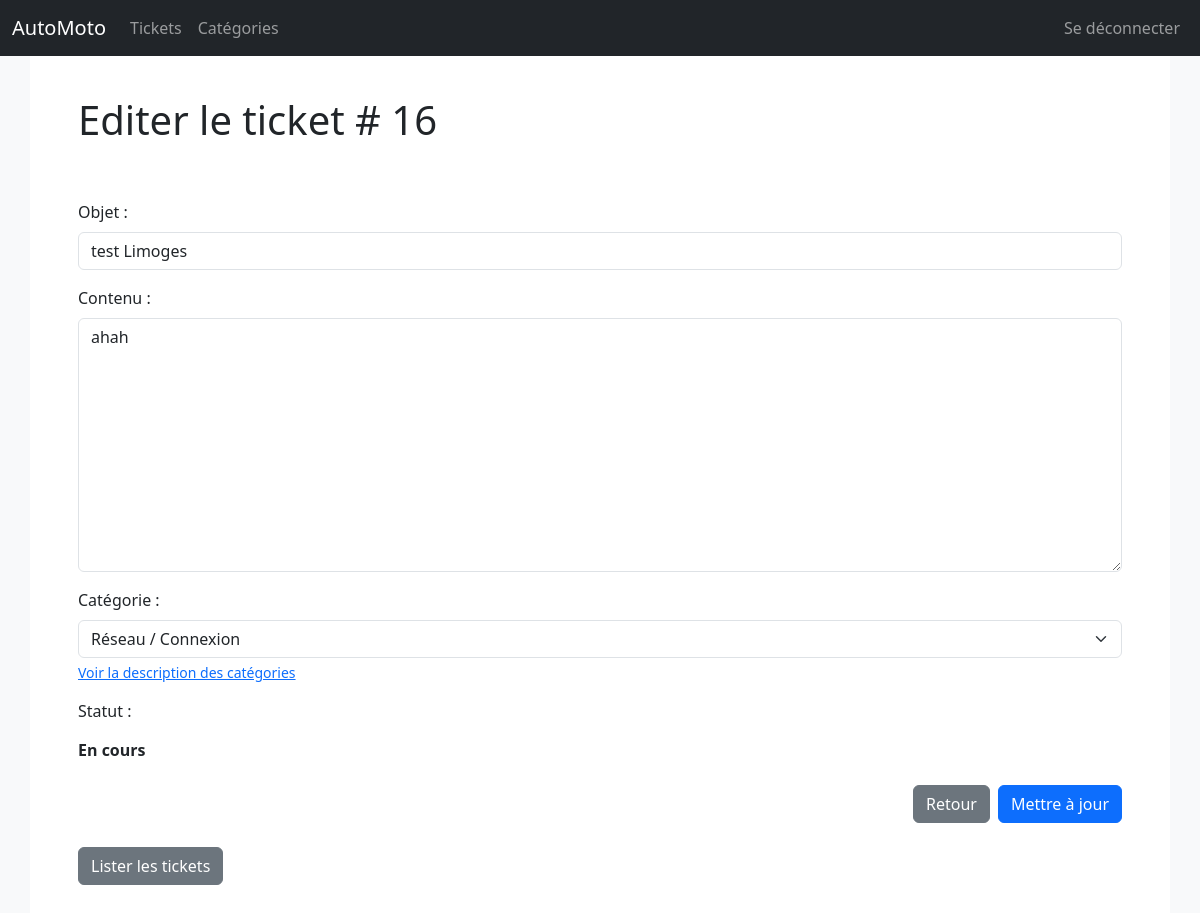
Page /ticket/edit?id=16 (signed in) on the committed database.
### tables this page shows
CREATE TABLE `tickets` (
  `id` int(11) NOT NULL AUTO_INCREMENT,
  `objet` varchar(255) NOT NULL,
  `contenu` text NOT NULL,
  `iduser` int(11) DEFAULT NULL,
  `idstatut` int(11) DEFAULT NULL,
  `idcategorie` int(11) DEFAULT NULL,
  PRIMARY KEY (`id`),
  KEY `iduser` (`iduser`),
  KEY `idstatut` (`idstatut`),
  KEY `idcategorie` (`idcategorie`),
  CONSTRAINT `tickets_ibfk_1` FOREIGN KEY (`iduser`) REFERENCES `users` (`id`),
  CONSTRAINT `tickets_ibfk_2` FOREIGN KEY (`idstatut`) REFERENCES `statut` (`id`),
  CONSTRAINT `tickets_ibfk_3` FOREIGN KEY (`idcategorie`) REFERENCES `categories` (`id`)
);

CREATE TABLE `categories` (
  `id` int(11) NOT NULL AUTO_INCREMENT,
  `nom_categorie` varchar(255) NOT NULL,
  `description` text DEFAULT NULL,
  PRIMARY KEY (`id`)
);

CREATE TABLE `statut` (
  `id` int(11) NOT NULL AUTO_INCREMENT,
  `nom_statut` varchar(255) NOT NULL,
  PRIMARY KEY (`id`)
);

### controllers/ticket/edit.php (called while the page is built, shortened)
<?php
include ROOT.'/models/Ticket.php';
$sessionUser = Session::get('user');
$profilId    = (int)$sessionUser['profil_id'];
$ticket      = Ticket::getById((int)($_GET['id'] ?? 0));
$categories  = Categorie::all();
view('/ticket/edit', compact('ticket', 'options', 'profilId', 'categories'));

### core/Router.php (called while the page is built, shortened)
<?php
class Router
{
    private $routes = [];
    public function run(string $url): void
    {
        $method = $_SERVER['REQUEST_METHOD'];
        $this->route = (array_key_exists($url, $this->routes[$method]))
            ? CTRL.($this->routes[$method][$url]->getAction().'.php')
            : CTRL.'error/404.php';
        include $this->route;
    }
    public function get(Route $route)
    {
        $this->routes['GET'][$route->getUrl()] = $route;
    }
    public function post(Route $route): void
    {
        $this->routes['POST'][$route->getUrl()] = $route;
    }
    public function patch(Route $route): void
    {
        $this->routes['PATCH'][$route->getUrl()] = $route;
    }
    public function delete(Route $route): void
    {
        $this->routes['DELETE'][$route->getUrl()] = $route;
    }
}

### public/index.php (called while the page is built, shortened)
<?php
include ROOT.'/config/bootstrap.php';
include CORE.'functions.php';
$router->run($_SERVER['PATH_INFO'] ?? '/');

### core/Model.php (called while the page is built, shortened)
<?php
class Model
{
    public static ?PDO $pdo = null;
    public static ?string $table = null;
    public static function getPdo(): PDO
    {
        if (is_null(self::$pdo)) {
            self::$pdo = new Pdo('mysql:host=localhost;dbname=ticket', 'root', '');
        }
        return self::$pdo;
    }
    public static function all()
    {
        $statment = self::getPdo()->query('SELECT * FROM '.static::$table);
        return $statment->fetchAll();
    }
}

### models/Ticket.php (called while the page is built, shortened)
<?php
include_once CORE.'Model.php';
class Ticket extends Model
{
    private static string $joinTech = '
        LEFT JOIN assignation ON assignation.idtickets = tickets.id
        LEFT JOIN users AS technicien ON technicien.id = assignation.iduser
    ';
    public static function getById($id): array|false
    {
        $stmt = self::getPdo()->prepare('
            SELECT tickets.*, statut.nom_statut, technicien.nom AS tech_nom,
                   categories.nom_categorie
            FROM tickets
            JOIN statut ON tickets.idstatut = statut.id
            LEFT JOIN categories ON tickets.idcategorie = categories.id'
            . self::$joinTech . '
            WHERE tickets.id = :id
        ');
        $stmt->execute(['id' => $id]);
        return $stmt->fetch();
    }
}

### core/Session.php (called while the page is built, shortened)
<?php
class Session
{
    public static function keyExists(string $key): bool
    {
        return array_key_exists($key, $_SESSION);
    }
    public static function get(string $key, $default = null): array|string|null
    {
        if(self::keyExists($key)){
            return $_SESSION[$key];
        }else{
            return $default;
        }
    }
    private static function sessionStarted(): bool
    {
        return (session_status() === PHP_SESSION_ACTIVE);
    }
}

### views/ticket/partials/form.php (the view, shortened to what this page needs)
<?php
if (isset($ticket)) {
    $action      = '/ticket/update?id=' . $ticket['id'];
    $buttonLabel = 'Mettre à jour';
    $titre       = htmlspecialchars($ticket['objet']);
    $corps       = htmlspecialchars($ticket['contenu']);
    $idStatut    = (int)$ticket['idstatut'];
    $idCategActuelle = (int)($ticket['idcategorie'] ?? 0);
}
$profilId       = (int)($profilId ?? 0);
$estAdmin       = $profilId === 1;
$estTechnicien  = $profilId === 2;
$estUtilisateur = $profilId === 3;
$readonlyChamps = $estTechnicien;
$categories     = $categories ?? [];
?>
<form action="<?= $action ?>" method="POST" class="form">
    <div class="mb-3">
        <label for="objet" class="form-label">Objet :</label>
        <input name="objet" type="text" class="form-control" id="objet"
               value="<?= $titre ?>" <?= $readonlyChamps ? 'readonly' : '' ?> required>
    </div>
    <div class="mb-3">
        <label for="contenu" class="form-label">Contenu :</label>
        <textarea name="contenu" class="form-control" id="contenu" rows="10"
                  <?= $readonlyChamps ? 'readonly' : '' ?>><?= $corps ?></textarea>
    </div>
    <?php if (($estUtilisateur || $estAdmin) && !empty($categories)): ?>
        <div class="mb-3">
            <label for="idcategorie" class="form-label">Catégorie :</label>
            <select name="idcategorie" id="idcategorie" class="form-select" <?= $readonlyChamps ? 'disabled' : '' ?>>
                <?php foreach ($categories as $cat): ?>
                    <option value="<?= $cat['id'] ?>"
                        <?= $idCategActuelle === (int)$cat['id'] ? 'selected' : '' ?>>
                        <?= htmlspecialchars($cat['nom_categorie']) ?>
                    </option>
                <?php endforeach; ?>
            </select>
            <?php if (!empty($categories)): ?>
                <div class="form-text">
                    <a href="/categorie" target="_blank">Voir la description des catégories</a>
                </div>
            <?php endif; ?>
        </div>
    <?php endif; ?>
    <?php if ($estAdmin || $estTechnicien): ?>
        <?php if (!empty($options)): ?>
            <div class="mb-3">
                <label for="statut" class="form-label">Statut :</label>
                <select name="idstatut" class="form-control" id="statut">
                    <?php foreach ($options as $option): ?>
                        <option value="<?= $option['id'] ?>"
                            <?= isset($ticket) && (int)$option['id'] === $idStatut ? 'selected' : '' ?>>
                            <?= htmlspecialchars($option['nom_statut']) ?>
                        </option>
                    <?php endforeach; ?>
                </select>
                <?php if ($estTechnicien): ?>
                    <div class="form-text text-muted">
                        Le statut "Cloturé" est réservé à l'utilisateur.
                    </div>
                <?php endif; ?>
            </div>
        <?php endif; ?>
    <?php elseif ($estUtilisateur && isset($ticket)): ?>
        <?php if ($idStatut === STATUT_CLOS): ?>
            <div class="alert alert-info">
                Le technicien a marqué ce ticket comme <strong>Clos</strong>.
                Cliquez sur "Clôturer définitivement" si votre problème est résolu.
            </div>
        <?php else: ?>
            <div class="mb-3">
                <label class="form-label">Statut :</label>
                <p class="form-control-plaintext fw-bold"><?= htmlspecialchars($ticket['nom_statut']) ?></p>
            </div>
        <?php endif; ?>
    <?php endif; ?>
    <div class="d-flex justify-content-end gap-2">
        <a href="/ticket" class="btn btn-secondary">Retour</a>
        <?php if ($estUtilisateur && isset($ticket) && $idStatut === STATUT_CLOS): ?>
            <button type="submit" class="btn btn-success">✔ Clôturer définitivement</button>
        <?php elseif (!($estUtilisateur && isset($ticket) && $idStatut === STATUT_CLOS)): ?>
            <button type="submit" class="btn btn-primary"><?= $buttonLabel ?></button>
        <?php endif; ?>
    </div>
</form>

### views/ticket/edit.php
<h1 class="pb-5">Editer le ticket # <?= $ticket['id'] ?></h1>
<?php include VIEWS.'ticket/partials/form.php'; ?>
<div class="btn-group mt-4">
    <a href="/ticket" class="btn btn-secondary">Lister les tickets</a>
</div>

### rows in the picture
tickets: id "16", objet "test Limoges", contenu "ahah", idcategorie "Réseau / Connexion", idstatut.nom_statut "En cours"

### other values in the picture
$title "Tickets Catégories"
$buttonLabel "Mettre à jour"
